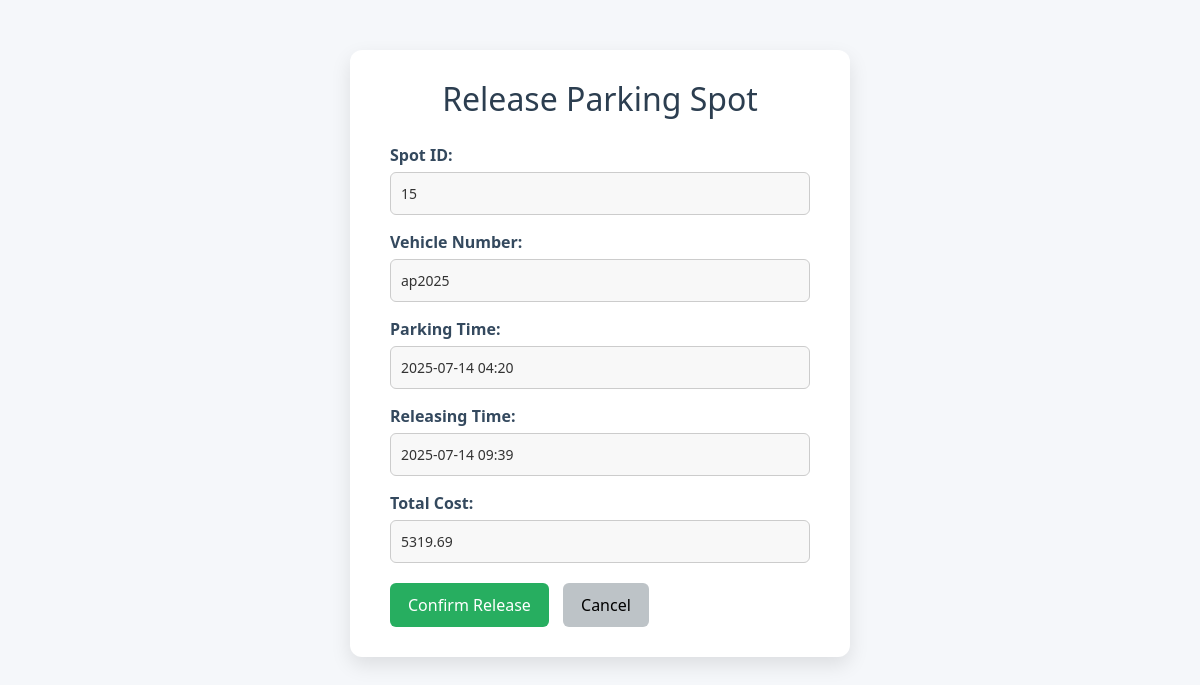
The page /user/dashboard/release_spot/4 (signed in) on the database its author committed.
### application/database.py (models this page shows)
class Parking_spot(db.Model):
    id = db.Column(db.Integer, primary_key=True)
    lot_id = db.Column(db.Integer, db.ForeignKey('parking_lot.id'), nullable=False)
    status = db.Column(db.String(10), nullable=False)
    is_active = db.Column(db.Boolean, default=True)
    reservations = db.relationship('Reserve_spot', backref='spot', lazy=True)

class Reserve_spot(db.Model):
    id = db.Column(db.Integer, primary_key=True)
    spot_id = db.Column(db.Integer, db.ForeignKey('parking_spot.id'), nullable=False)
    start_time = db.Column(db.DateTime, default=datetime.utcnow)
    end_time = db.Column(db.DateTime)
    total_cost = db.Column(db.Float)
    user_id = db.Column(db.Integer, db.ForeignKey('user.id'), nullable=False)
    vehicle_number = db.Column(db.String(20), nullable=False)
    user = db.relationship('User', backref='reservations', lazy=True)

### application/controllers.py (the view, shortened to what this page needs)
    @app.route('/user/dashboard/release_spot/<int:reservation_id>', methods=['GET','POST'])
    @login_required(role='user')
    def release_spot(reservation_id):
        if 'email' not in session:
            return redirect(url_for('login'))
        reservation = Reserve_spot.query.get(reservation_id)
        end_time = datetime.utcnow()
        lot=reservation.spot.lot
        duration = (end_time - reservation.start_time).total_seconds() / 3600
        estimated_cost = round(duration * lot.price , 2)
        return render_template('release_spot.html', reservation=reservation,estimated_cost=estimated_cost,end_time=end_time)

### templates/release_spot.html (shortened to what this page needs)
{% extends 'base.html' %}
{% block head %}
<link rel="stylesheet" href="{{ url_for('static', filename='css/release_spot.css') }}">
{% endblock %}
{% block content %}
<div class="container">
    <h2>Release Parking Spot</h2>
    <form action="{{ url_for('release_spot', reservation_id=reservation.id) }}" method="POST">
        <label>Spot ID:</label>
        <input type="text" value="{{ reservation.spot.id }}" readonly>
        <label>Vehicle Number:</label>
        <input type="text" value="{{ reservation.vehicle_number }}" readonly>
        <label>Parking Time:</label>
        <input type="text" value="{{ reservation.start_time.strftime('%Y-%m-%d %H:%M') }}" readonly>
        <label>Releasing Time:</label>
        <input type="text" value="{{ end_time.strftime('%Y-%m-%d %H:%M') }}" readonly>
        <label>Total Cost:</label>
        <input type="text" value="{{ estimated_cost }}" readonly>
        <div style="margin-top: 20px;">
            <button type="submit" class="release-confirm-btn">Confirm Release</button>
            <a href="{{ url_for('user_dashboard') }}" class="cancel-btn">Cancel</a>
        </div>
    </form>
</div>
{% endblock %}

### static/css/base.css (style rules this page uses)
body.layout-wrapper { min-height: 100vh; display: flex; flex-direction: column; margin: 0; }

### static/css/release_spot.css (style rules this page uses)
body { font-family: 'Segoe UI', Tahoma, Geneva, Verdana, sans-serif; background: #f5f7fa; margin: 0; padding: 0; }
.container { max-width: 500px; background: white; margin: 50px auto; padding: 30px 40px; border-radius: 12px; box-shadow: 0 8px 20px rgba(0, 0, 0, 0.1); }
h2 { text-align: center; margin-bottom: 25px; color: #2c3e50; }
form label { display: block; margin-top: 15px; font-weight: 600; color: #34495e; }
form input[type="text"] { width: 100%; padding: 10px; margin-top: 5px; border: 1px solid #ccc; border-radius: 6px; background: #f8f8f8; font-size: 14px; color: #333; }
button.release-confirm-btn { background-color: #27ae60; color: white; padding: 10px 18px; font-size: 16px; border: none; border-radius: 6px; cursor: pointer; margin-right: 10px; transition: background-color 0.3s ease; }
a.cancel-btn { background-color: #bdc3c7; color: black; padding: 10px 18px; font-size: 16px; border-radius: 6px; text-decoration: none; display: inline-block; transition: background-color 0.3s ease; }

### rows shown on the page
Parking_spot: spot.id "15"
Reserve_spot: vehicle_number "ap2025", start_time "2025-07-14 04:20"
